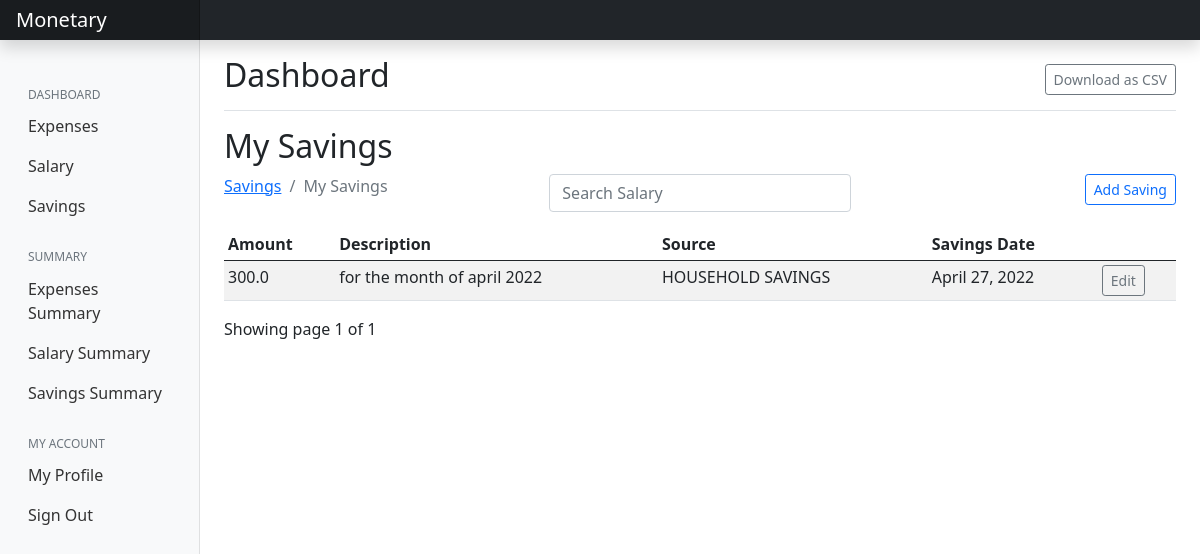
The page /saving/?page=2 (signed in) on the database as committed earlier.
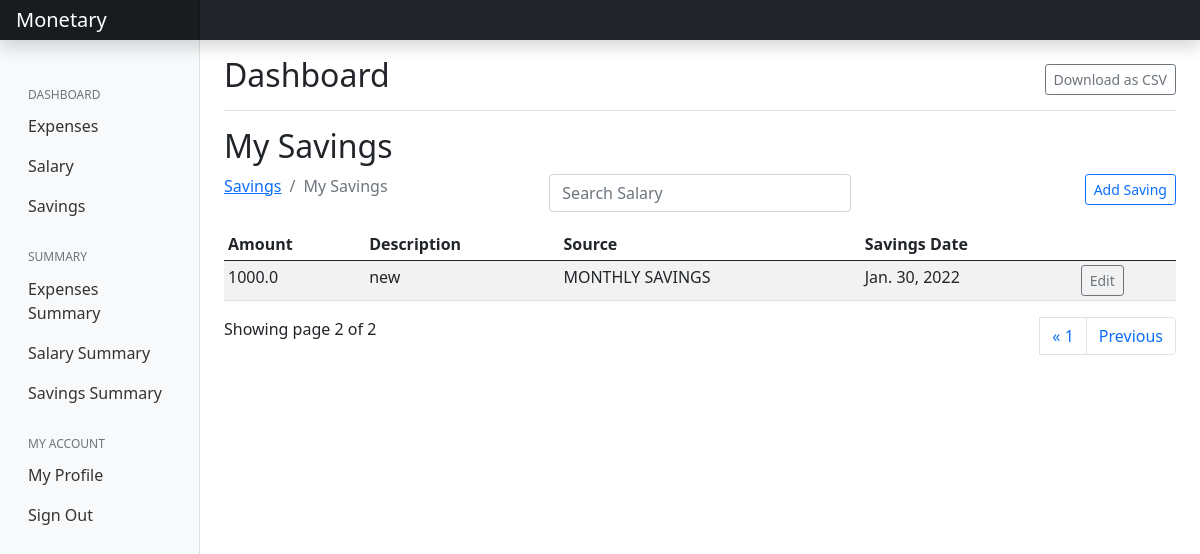
The same page on the database as committed later.
### saving/models.py (models this page shows, shortened)
class Saving(models.Model):
    amount = models.FloatField()
    date = models.DateField(default=now)
    description = models.TextField()
    owner = models.ForeignKey(to=User, on_delete=models.CASCADE)
    source = models.CharField(max_length=200)
    class Meta:
        ordering = ['-date']

### saving/views.py (the view)
# urls.py: path('', views.index, name="expenses"),
@login_required(login_url='/accounts/login')
def index(request):
    sources = Source.objects.all()
    saving = Saving.objects.filter(owner=request.user)
    paginator = Paginator(saving, 5)
    page_num = request.GET.get('page')
    page_obj = Paginator.get_page(paginator, page_num)
    context = {
        'saving': saving,
        'page_obj': page_obj
    }
    return render(request, 'saving/index.html', context)

### saving/templates/saving/index.html (shortened to what this page needs)
{% extends 'base.html' %}
{% load static %}
{% block content %}
{% if saving.count %}
<div class="d-flex justify-content-between flex-wrap flex-md-nowrap align-items-center pt-3 pb-2 mb-3 border-bottom">
    <h1 class="h2">Dashboard</h1>
    <div class="btn-toolbar mb-2 mb-md-0">
       <a href="" class="btn btn-outline-secondary btn-sm">Download as CSV</a>
    </div>
</div>
<h2>My Savings</h2>
<div class="row">
    <div class="col-md-4">
        <nav aria-label="breadcrumb">
            <ol class="breadcrumb">
                <li class="breadcrumb-item"><a href="{% url 'salary' %}">Savings</a></li>
                <li class="breadcrumb-item active" aria-current="page">My Savings</li>
            </ol>
        </nav>
    </div>
    <div class="col-md-4">
        <div class="form-group">
            <input type="text" class="form-control mb-3" id="searchField" placeholder="Search Salary">
        </div>
    </div>
    <div class="col-md-4">
        <a href="{% url 'add-saving' %}" class="btn btn-outline-primary btn-sm mb-3 float-end">Add Saving</a>
    </div>
</div>
<div class="app-table table-responsive">
    <table class="table table-striped table-sm">
        <thead>
            <tr>
                <th>Amount</th>
                <th>Description</th>
                <th>Source</th>
                <th>Savings Date</th>
                <th></th>
            </tr>
        </thead>
        <tbody>
            {% for saving in page_obj %}
            <tr>
                <td>{{saving.amount}}</td>
                <td>{{saving.description}}</td>
                <td>{{saving.source}}</td>
                <td>{{saving.date}}</td>
                <td><a href="{% url 'saving-edit' saving.id %}" class="btn btn-outline-secondary btn-sm">Edit</a></td>
            </tr>
            {% endfor %}
        </tbody>
    </table>
</div>
<div class="pagination-container">
    <div>
        Showing page {{ page_obj.number }} of {{ page_obj.paginator.num_pages }}
        <ul class="pagination align-right float-end mr-auto">
            {% if page_obj.has_previous %}
            <li {% if page_obj == 1 %} class="page-item active" {% endif %}><a class="page-link" href="?page=1">&laquo;
                    1</a></li>
            <li class="page-item"><a class="page-link" href="?page={{ page_obj.previous_page_number }}">Previous</a>
            </li>
            {% endif %}
        </ul>
    </div>
</div>
{% endif %}
{% endblock %}

### templates/base.html (shortened to what this page needs)
{% load static %}
<!doctype html>
<html lang="en">
<head>
    <link href="{% static 'css/main.css' %}" rel="stylesheet">
    <link href="https://cdn.jsdelivr.net/npm/bootstrap@5.0.2/dist/css/bootstrap.min.css" rel="stylesheet"
>
</head>
<body>
    <header class="navbar navbar-dark bg-dark sticky-top flex-md-nowrap p-0 shadow">
        <a class="navbar-brand col-md-3 col-lg-2 me-0 px-3" href="{% url 'expenses' %}">Monetary</a>
    </header>
    <div class="container-fluid">
        <div class="row">
            <nav id="sidebarOption" class="col-md-3 col-lg-2 d-md-block bg-light sidebar collapse">
                <div class="position-sticky pt-3">
                    <ul class="nav flex-column">
                        <h6
                            class="sidebar-heading d-flex justify-content-between align-items-center px-3 mt-4 mb-1 text-muted">
                            <span>Dashboard</span>
                        </h6>
                        <li class="nav-item">
                            <a class="nav-link" href="{% url 'expenses' %}">
                                Expenses
                            </a>
                        </li>
                        <li class="nav-item">
                            <a class="nav-link" href="{% url 'salary' %}">
                                Salary
                            </a>
                        </li>
                        <li class="nav-item">
                            <a class="nav-link" href="{% url 'saving' %}">
                                Savings
                            </a>
                        </li>
                    </ul>
                    <h6
                        class="sidebar-heading d-flex justify-content-between align-items-center px-3 mt-4 mb-1 text-muted">
                        <span>Summary</span>
                    </h6>
                    <ul class="nav flex-column mb-2">
                        <li class="nav-item">
                            <a class="nav-link" href="#">
                                Expenses Summary
                            </a>
                        </li>
                        <li class="nav-item">
                            <a class="nav-link" href="#">
                                Salary Summary
                            </a>
                        </li>
                        <li class="nav-item">
                            <a class="nav-link" href="#">
                                Savings Summary
                            </a>
                        </li>
                    </ul>
                    <h6
                        class="sidebar-heading d-flex justify-content-between align-items-center px-3 mt-4 mb-1 text-muted">
                        <span>My Account</span>
                    </h6>
                    <ul class="nav flex-column mb-2">
                        <li class="nav-item">
                            <a class="nav-link" href="#">
                                My Profile
                            </a>
                        </li>
                        <li class="nav-item">
                            <a class="nav-link" href="#">
                                Sign Out
                            </a>
                        </li>
                    </ul>
                </div>
            </nav>
            <main class="col-md-9 ms-sm-auto col-lg-10 px-md-4">
                {% block content %}
                {% endblock %}
            </main>
        </div>
    </div>
</body>
</html>

### static/css/main.css (style rules this page uses)
body { font-size: .875rem; }
.sidebar { position: fixed; top: 0; bottom: 0; left: 0; z-index: 100; padding: 48px 0 0; box-shadow: inset -1px 0 0 rgba(0, 0, 0, .1); }
.sidebar .nav-link { font-weight: 500; color: #333; }
.sidebar-heading { font-size: .75rem; text-transform: uppercase; }
.navbar-brand { padding-top: .75rem; padding-bottom: .75rem; font-size: 1rem; background-color: rgba(0, 0, 0, .25); box-shadow: inset -1px 0 0 rgba(0, 0, 0, .25); }

Rows that differ between the two databases and show on the page:
no longer on this page (row unchanged): Saving: amount "300.0", description "for the month of april 2022", source "HOUSEHOLD SAVINGS", date "April 27, 2022"
added Saving: amount "1000.0", description "new", source "MONTHLY SAVINGS", date "Jan. 30, 2022"
Other text that changed with them:
{{ page_obj.number }}: "1" → "2"
{{ page_obj.paginator.num_pages }}: "1" → "2"
text now shown: "« 1 Previous"
